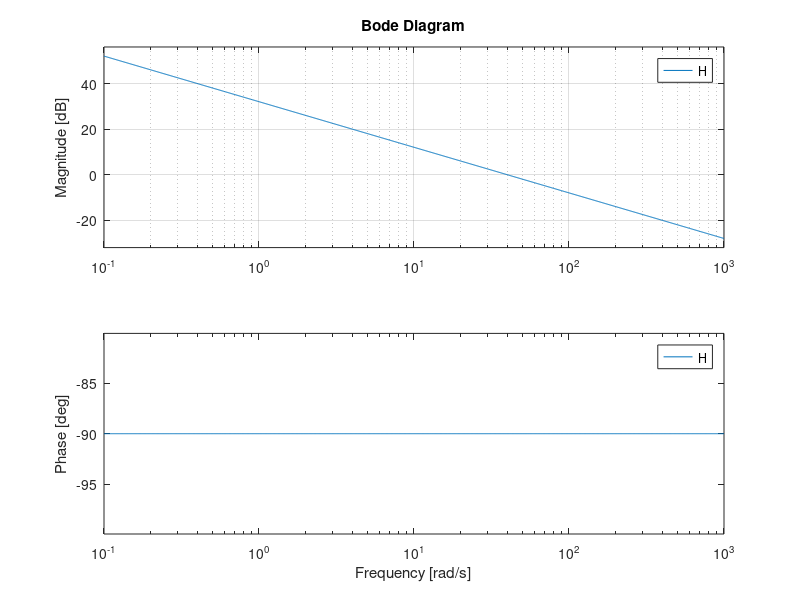
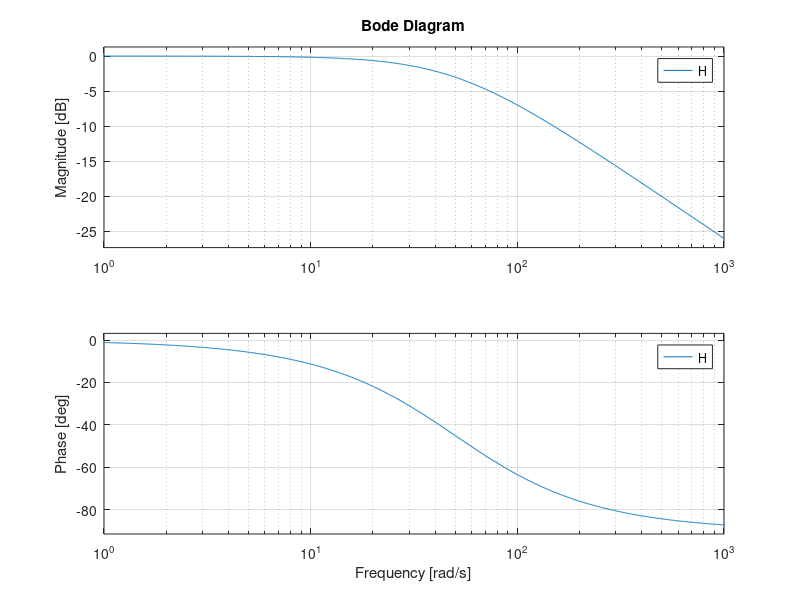

MATLAB code to generate these figures, in order:
clear variables

H = tf(40, [1 0])
figure
bode(H); grid; shg;
w = logspace(0,3,1e3);
figure
bode(H, w)

% u = sin(4*t) 
t = 0 : 0.1 : 10;
u = sin(40*t);
lsim(H, u, t);

%%
w = 56;
T = 2*pi/w;
t = linspace(0,10*T, 1e3);
lsim(tf(40,[1 0]), sin(w*t), t);

%%
H = tf(1, [0.02, 1])
bode(H)
